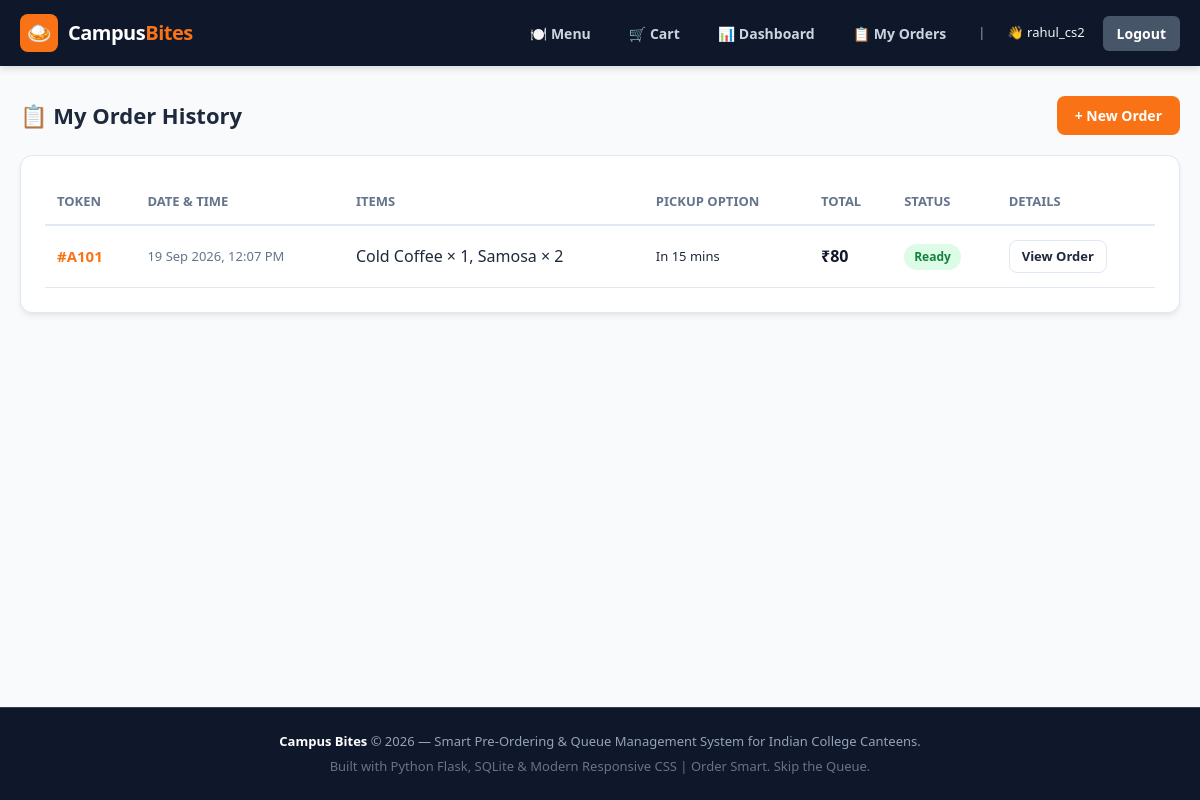
The app's page /orders (signed in) with its own data.
### app.py (models this page shows)
class User(UserMixin, db.Model):
    __tablename__ = 'user'
    id = db.Column(db.Integer, primary_key=True)
    username = db.Column(db.String(100), unique=True, nullable=False)
    password = db.Column(db.String(255), nullable=False)
    full_name = db.Column(db.String(100), default='')
    phone = db.Column(db.String(20), default='')
    is_admin = db.Column(db.Boolean, default=False)
    created_at = db.Column(db.DateTime, default=datetime.now)
    orders = db.relationship('Order', backref='student', lazy=True)

class Order(db.Model):
    __tablename__ = 'order'
    id = db.Column(db.Integer, primary_key=True)
    user_id = db.Column(db.Integer, db.ForeignKey('user.id'), nullable=False)
    token_number = db.Column(db.String(20), unique=True, nullable=False)  # e.g. #A101
    student_name = db.Column(db.String(100), default='')
    student_phone = db.Column(db.String(20), default='')
    pickup_time = db.Column(db.String(50), default='ASAP')
    payment_method = db.Column(db.String(50), default='Pay at Canteen Counter')
    items_summary = db.Column(db.Text, nullable=False)
    total_price = db.Column(db.Float, nullable=False)
    status = db.Column(db.String(50), default='Pending')  # Pending, Preparing, Ready, Completed
    created_at = db.Column(db.DateTime, default=datetime.now)
    items = db.relationship('OrderItem', backref='order', lazy=True, cascade="all, delete-orphan")

### app.py (the view)
@app.route('/orders')
@login_required
def order_history():
    orders = Order.query.filter_by(user_id=current_user.id).order_by(Order.id.desc()).all()
    return render_template('order_history.html', orders=orders)

### app.py (called while the page is built)
@login_manager.user_loader
def load_user(user_id):
    try:
        return db.session.get(User, int(user_id))
    except (ValueError, TypeError):
        return None

### templates/order_history.html (shortened to what this page needs)
{% extends "base.html" %}
{% block content %}
<div style="margin-top: 15px;">
    <div style="display: flex; justify-content: space-between; align-items: center; margin-bottom: 20px;">
        <h2 class="section-heading" style="margin-bottom: 0;">📋 My Order History</h2>
        <a href="{{ url_for('menu') }}" class="btn">+ New Order</a>
    </div>
    <div class="cart-table-card">
        {% if orders %}
        <table class="cart-table">
            <thead>
                <tr>
                    <th>Token</th>
                    <th>Date & Time</th>
                    <th>Items</th>
                    <th>Pickup Option</th>
                    <th>Total</th>
                    <th>Status</th>
                    <th>Details</th>
                </tr>
            </thead>
            <tbody>
                {% for o in orders %}
                <tr>
                    <td><strong style="color: var(--primary); font-size: 15px;">{{ o.token_number }}</strong></td>
                    <td style="color: var(--text-muted); font-size: 13px;">{{ o.created_at.strftime('%d %b %Y, %I:%M %p') }}</td>
                    <td style="max-width: 300px;">{{ o.items_summary }}</td>
                    <td style="font-size: 13px;">{{ o.pickup_time }}</td>
                    <td><strong style="color: var(--secondary);">₹{{ "%.0f"|format(o.total_price) }}</strong></td>
                    <td><span class="badge badge-{{ o.status }}">{{ o.status }}</span></td>
                    <td>
                        <a href="{{ url_for('track_order', order_id=o.id) }}" class="btn btn-outline" style="padding: 6px 12px; font-size: 13px;">View Order</a>
                    </td>
                </tr>
                {% endfor %}
            </tbody>
        </table>
        {% endif %}
    </div>
</div>
{% endblock %}

### templates/base.html (shortened to what this page needs)
<!DOCTYPE html>
<html lang="en">
<head>
    <link rel="stylesheet" href="{{ url_for('static', filename='css/style.css') }}">
</head>
<body>
    <nav class="navbar">
        <div class="container">
            <a href="{{ url_for('menu') }}" class="brand">
                <div class="logo-icon">🍛</div>
                <div>Campus<span>Bites</span></div>
            </a>
            <div class="nav-links">
                <a href="{{ url_for('menu') }}">🍽️ Menu</a>
                <a href="{{ url_for('cart') }}">
                    🛒 Cart
                </a>
                {% if current_user.is_authenticated %}
                    <a href="{{ url_for('dashboard') }}">📊 Dashboard</a>
                    <a href="{{ url_for('order_history') }}">📋 My Orders</a>
                    <span style="color: #94a3b8; font-size: 13px; margin: 0 4px;">|</span>
                    <span style="color: #f1f5f9; font-size: 13px;">👋 {{ current_user.username }}</span>
                    <a href="{{ url_for('logout') }}" class="btn-nav" style="background:#475569;">Logout</a>
                {% else %}
                    <a href="{{ url_for('login') }}">Login</a>
                    <a href="{{ url_for('register') }}" class="btn-nav">Register</a>
                {% endif %}
            </div>
        </div>
    </nav>
    <main class="container" style="flex: 1; padding-bottom: 40px;">
        {% block content %}{% endblock %}
    </main>
    <footer>
        <div class="container">
            <p><strong>Campus Bites</strong> &copy; 2026 — Smart Pre-Ordering & Queue Management System for Indian College Canteens.</p>
            <p style="margin-top: 5px; color: #64748b;">Built with Python Flask, SQLite & Modern Responsive CSS | Order Smart. Skip the Queue.</p>
        </div>
    </footer>
</body>
</html>

### static/css/style.css (style rules this page uses)
:root { --primary: #f97316; --primary-hover: #ea580c; --primary-light: #ffedd5; --secondary: #0f172a; --bg: #f8fafc; --surface: #ffffff; --border: #e2e8f0; --text-main: #1e293b; --text-muted: #64748b; --success: #10b981; --warning: #f59e0b; --info: #3b82f6; --danger: #ef4444; --radius: 12px; --shadow: 0 4px 6px -1px rgba(0, 0, 0, 0.07), 0 2px 4px -2px rgba(0, 0, 0, 0.05); --shadow-lg: 0 10px 15px -3px rgba(0, 0, 0, 0.1), 0 4px 6px -4px rgba(0, 0, 0, 0.05); }
* { box-sizing: border-box; margin: 0; padding: 0; }
body { font-family: 'Segoe UI', system-ui, -apple-system, BlinkMacSystemFont, Roboto, sans-serif; background-color: var(--bg); color: var(--text-main); line-height: 1.5; min-height: 100vh; display: flex; flex-direction: column; }
.container { width: 100%; max-width: 1200px; margin: 0 auto; padding: 0 20px; }
.navbar { background: var(--secondary); color: white; padding: 14px 0; position: sticky; top: 0; z-index: 100; box-shadow: 0 2px 8px rgba(0,0,0,0.15); }
.navbar .container { display: flex; justify-content: space-between; align-items: center; flex-wrap: wrap; gap: 15px; }
.brand { display: flex; align-items: center; gap: 10px; text-decoration: none; color: white; font-size: 20px; font-weight: 800; letter-spacing: -0.5px; }
.brand .logo-icon { background: var(--primary); width: 38px; height: 38px; border-radius: 8px; display: flex; align-items: center; justify-content: center; font-size: 20px; }
.brand span { color: var(--primary); }
.nav-links { display: flex; align-items: center; gap: 18px; list-style: none; flex-wrap: wrap; }
.nav-links a { color: #cbd5e1; text-decoration: none; font-size: 14px; font-weight: 600; transition: all 0.2s ease; display: flex; align-items: center; gap: 6px; padding: 6px 10px; border-radius: 6px; }
.nav-links a.btn-nav { background: var(--primary); color: white; padding: 7px 14px; border-radius: 6px; }
.section-heading { font-size: 22px; font-weight: 700; margin-bottom: 16px; display: flex; align-items: center; gap: 8px; }
.btn { display: inline-flex; align-items: center; justify-content: center; gap: 6px; background: var(--primary); color: white; padding: 9px 18px; border-radius: 8px; font-size: 14px; font-weight: 600; border: none; cursor: pointer; text-decoration: none; transition: background 0.2s ease, transform 0.1s ease; }
.btn-outline { background: transparent; border: 1px solid var(--border); color: var(--text-main); }
.cart-table-card, .cart-summary-card { background: var(--surface); border-radius: var(--radius); border: 1px solid var(--border); padding: 24px; box-shadow: var(--shadow); }
.cart-table { width: 100%; border-collapse: collapse; }
.cart-table th { text-align: left; padding: 12px; border-bottom: 2px solid var(--border); color: var(--text-muted); font-size: 13px; text-transform: uppercase; }
.cart-table td { padding: 14px 12px; border-bottom: 1px solid var(--border); vertical-align: middle; }
.badge { display: inline-flex; align-items: center; gap: 4px; padding: 4px 10px; border-radius: 20px; font-size: 12px; font-weight: 700; }
.badge-Ready { background: #dcfce7; color: #15803d; }
footer { margin-top: auto; background: var(--secondary); color: #94a3b8; padding: 24px 0; font-size: 13px; text-align: center; border-top: 1px solid #334155; }
footer strong { color: white; }

### records on screen
User: username "rahul_cs2"
Order: token_number "#A101", created_at "19 Sep 2026, 12:07 PM", items_summary "Cold Coffee × 1, Samosa × 2", pickup_time "In 15 mins", total_price "80", status "Ready"
